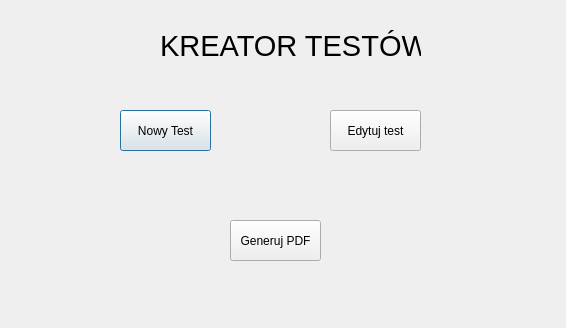
<?xml version="1.0" encoding="UTF-8"?>
<ui version="4.0">
 <class>Dialog</class>
 <widget class="QDialog" name="Dialog">
  <property name="geometry">
   <rect>
    <x>0</x>
    <y>0</y>
    <width>566</width>
    <height>328</height>
   </rect>
  </property>
  <property name="windowTitle">
   <string>Dialog</string>
  </property>
  <widget class="QLabel" name="label">
   <property name="geometry">
    <rect>
     <x>160</x>
     <y>20</y>
     <width>261</width>
     <height>51</height>
    </rect>
   </property>
   <property name="font">
    <font>
     <pointsize>22</pointsize>
    </font>
   </property>
   <property name="text">
    <string>KREATOR TESTÓW</string>
   </property>
  </widget>
  <widget class="QPushButton" name="pushButton">
   <property name="geometry">
    <rect>
     <x>120</x>
     <y>110</y>
     <width>91</width>
     <height>41</height>
    </rect>
   </property>
   <property name="text">
    <string>Nowy Test</string>
   </property>
  </widget>
  <widget class="QPushButton" name="pushButton_2">
   <property name="geometry">
    <rect>
     <x>330</x>
     <y>110</y>
     <width>91</width>
     <height>41</height>
    </rect>
   </property>
   <property name="text">
    <string>Edytuj test</string>
   </property>
  </widget>
  <widget class="QPushButton" name="pushButton_3">
   <property name="geometry">
    <rect>
     <x>230</x>
     <y>220</y>
     <width>91</width>
     <height>41</height>
    </rect>
   </property>
   <property name="text">
    <string>Generuj PDF</string>
   </property>
  </widget>
 </widget>
 <resources/>
 <connections/>
</ui>
